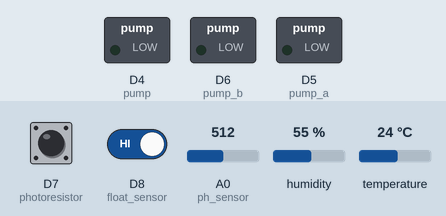
Bench run of a program on a simulated ESP8266 (NodeMCU). On the bench: switched loads named in the program (green lamp = pin HIGH). The test bench sets the inputs (shaded band); at power-on: A0 (ph_sensor) = 512, D8 (float_sensor) HIGH, D7 (photoresistor) HIGH, humidity 55 %, temperature 24 °C. WiFi joins after 1.5 s; servers stay silent unless stated; uploads are accepted with an empty reply; the local clock reads 2024-03-15 10:24:30 at power-on unless the program sets it; what the program prints to the serial monitor is not drawn.

Above: at 3.1 s.
3.2 s: A0 (ph_sensor) set to 527
At 9.6 s:
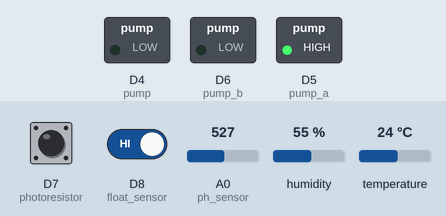
10.7 s: D8 (float_sensor) driven LOW
At 11.6 s:
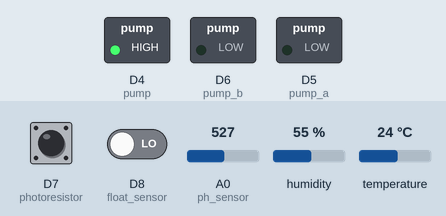
18.2 s: A0 (ph_sensor) set to 306
At 19.8 s:
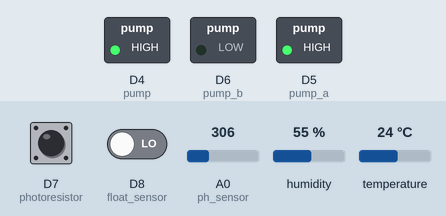
25.7 s: D8 (float_sensor) driven HIGH
At 29.8 s:
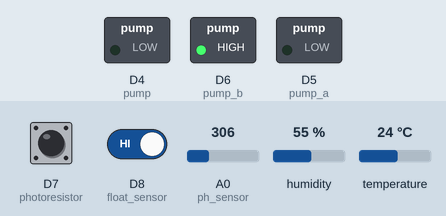
Timing chart, 0 to 41.7 s (numbered marks = the images above; inputs shaded):
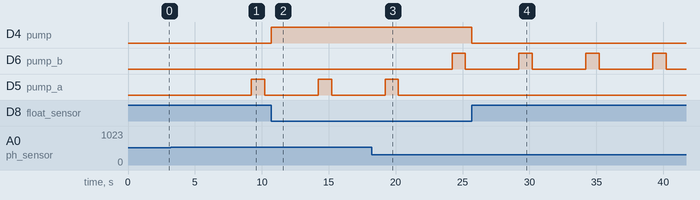

The program:

main.cpp
```cpp
#include <Arduino.h>
#define BLYNK_PRINT Serial
#include <ESP8266WiFi.h>
#include <ESP8266HTTPClient.h>
#include <WiFiClientSecure.h>
#include <BlynkSimpleEsp8266.h>
#include "DHT.h"
#include <LiquidCrystal_I2C.h>
#include <Wire.h>
#include <SimpleTimer.h>
#include <TimeLib.h>
#include <WidgetRTC.h>


#define DHTPIN D3
#define pump   D4
#define pump_a D5
#define pump_b D6
#define photoresistor D7
#define float_sensor D8

#define grow_light_pin 9
#define fan_pin 10

#define DHTTYPE DHT22

//define virtual pin in Blynk
#define BLYNK_PIN_WIFI_SIGNAL           V11
#define BLYNK_PIN_MIN_AIR_TEMP          V20
#define BLYNK_PIN_MAX_AIR_TEMP          V21
#define BLYNK_PIN_MIN_AIR_HUMIDITY      V22
#define BLYNK_PIN_MAX_AIR_HUMIDITY      V23
#define BLYNK_PIN_MIN_pH                V24
#define BLYNK_PIN_MAX_pH                V25
#define BLYNK_PIN_TIME_PUMP_ACID_ON     V26
#define BLYNK_PIN_TIME_PUMP_BASE_ON     V27
#define BLYNK_PIN_GROW_LIGHT            V28

#define BLYNK_PIN_PUMP_ON_OFF           V40
#define BLYNK_PIN_THRESHOLD             V73
//SimpleTimer timer;
WidgetRTC rtc;
WiFiClientSecure client;
char auth[] = "wYQzdV9DOeIhA_sMkxroL_U7AslDK3dC";
//setup lcd
LiquidCrystal_I2C lcd(0x27,20,4);

//ssid-password
const char* ssid     = "PNAnh";
const char* password = "pnanh123";
//variable of array
int temp;
int n=10;
float a[10];
//api googlesheet
const char* host = "script.google.com";
const char* host_local = "192.168.1.175";
const char* fingerprint = "ac b5 51 ec 4d d7 3a 05 36 fe 80 1a 63 05 82 a8 84 9c 0d ed";
String url;
//pin pH sensor
const int ph_sensor = A0;
int ph_value = 0;
int buf[10];
float phValue;
// Desired range for pH
float range_ph_high = 6.2;
float range_ph_low = 5.5;
// pH range that will immediately cause a pH correction
float range_ph_high_danger = 7.0;
float range_ph_low_danger = 5.0;
// prediction variables
float test_value, pred_value, mae, threshold;
String status_pH_sensor;
//Blynk variable
int wifisignal;
int MIN_AIR_TEMP_ALM = 10;
int MAX_AIR_TEMP_ALM = 50;
// time input variable
const int MAX_SCHEDULE = 1;          //number of available schedules
const int START_TIMER_PIN = V35;      //START_T IMER_PIN is the virtualpin of
unsigned long startseconds[MAX_SCHEDULE]; //th ine FIRST timerput pin. In case of
unsigned long stopseconds[MAX_SCHEDULE];    //MAX_SCHEDULE = 3, the widget pins
bool scheduleWeekDay[MAX_SCHEDULE][7];    //will be V10, V11 and V12
DHT dht(DHTPIN, DHTTYPE);
// sensor
int photoresistor_bool, float_sensor_bool;

//Widget LED
BlynkTimer timer;
WidgetLED led_pump_acid(V50);
WidgetLED led_pump_base(V51);
WidgetLED led_pump(V52);
WidgetLED led_growlight(V53);
WidgetLED led_fan(V54);

void setSchedule(const BlynkParam& param, int nSchedule)
{
  TimeInputParam t(param);
  Serial.println("timer updated");
  startseconds[nSchedule] =  t.getStartHour()*3600 + t.getStartMinute()*60;
  stopseconds[nSchedule]  =  t.getStopHour()*3600  + t.getStopMinute()*60;
  for(int day = 1; day <=7; day++) { scheduleWeekDay[nSchedule][day%7] = t.isWeekdaySelected(day); } //Time library starts week on Sunday=1, Blynk on Monday=1, need to translate Blynk value to time value!! AND need to run from 0-6 instead of 1-7
}

BLYNK_WRITE(V35) {
  TimeInputParam t(param);
  setSchedule(param,0);
  // Process start time

  if (t.hasStartTime())
  {
    Serial.println(String("Start: ") +
                   t.getStartHour() + ":" +
                   t.getStartMinute() + ":" +
                   t.getStartSecond());
  }
  else if (t.isStartSunrise())
  {
    Serial.println("Start at sunrise");
  }
  else if (t.isStartSunset())
  {
    Serial.println("Start at sunset");
  }
  else
  {
    // Do nothing
  }

  // Process stop time

  if (t.hasStopTime())
  {
    Serial.println(String("Stop: ") +
                   t.getStopHour() + ":" +
                   t.getStopMinute() + ":" +
                   t.getStopSecond());
  }
  else if (t.isStopSunrise())
  {
    Serial.println("Stop at sunrise");
  }
  else if (t.isStopSunset())
  {
    Serial.println("Stop at sunset");
  }
  else
  {
    // Do nothing: no stop time was set
  }

  // Process timezone
  // Timezone is already added to start/stop time

  Serial.println(String("Time zone: ") + t.getTZ());

  // Get timezone offset (in seconds)
  Serial.println(String("Time zone offset: ") + t.getTZ_Offset());

  // Process weekdays (1. Mon, 2. Tue, 3. Wed, ...)

  for (int i = 1; i <= 7; i++) {
    if (t.isWeekdaySelected(i)) {
      Serial.println(String("Day ") + i + " is selected");
    }
  }

  Serial.println();
}


void checkSchedule(){
  //setSchedule(,0);
  for (int nSchedule=0; nSchedule<MAX_SCHEDULE; nSchedule++){
    if( scheduleWeekDay[nSchedule][weekday()-1] )
    {    //Schedule is ACTIVE today
      unsigned long nowseconds =  hour()*3600 + minute()*60 + second();
      String s1 = String(nowseconds);
      String s2 = String(startseconds[0]);
      Serial.println("check schedule:");
      Serial.println(s1);
      Serial.println(s2);

      if(nowseconds >= startseconds[nSchedule] - 3 && nowseconds <= startseconds[nSchedule] + 3 )
      {  // 62s on 60s timer ensures 1 trigger command is sent
        //PUT YOUR START ACTIVITY CODE HERE!!
        Serial.println("Schedule started");
      //for example light up a LED at virtual pin 40
        Blynk.virtualWrite(V60, 200); //LED brightness runs from 0(off) to 255 (brightest)
      }
      if(nowseconds >= startseconds[nSchedule] - 3 && nowseconds <= stopseconds[nSchedule] + 3 )
      {
        Blynk.virtualWrite(V60, 200);
      }
      else   Blynk.virtualWrite(V60, 0);

      if(nowseconds >= stopseconds[nSchedule] - 3 && nowseconds <= stopseconds[nSchedule] + 3 )
      {
        //PUT YOUR STOP ACTIVITY CODE HERE!!
        Serial.println("Schedule ended");
        Blynk.virtualWrite(V60, 0);
      }//seconds
    }
    else Blynk.virtualWrite(V60, 0);
    //day
  }//for
}//checkSchedule
BLYNK_WRITE_DEFAULT()
{  //Read widget updates coming in from APP
  int pin = request.pin;
  //if(pin >= V35 && pin <= (START_TIMER_PIN + MAX_SCHEDULE) )
  Serial.println("check write:"+pin);
  if(pin == V35)
  {
      int nSchedule = pin - START_TIMER_PIN;
      Serial.println(String("Schedule ") + nSchedule + "update");
      setSchedule(param,nSchedule);

  }
  //you can add more vpin X checks in this route OR use BLYNK_WRITE(VX) as usual
}
BLYNK_WRITE(BLYNK_PIN_PUMP_ON_OFF)
{
  int boolean = param.asInt();
  if (boolean == 1)
  {
    digitalWrite(pump,HIGH);
    led_pump.on();
  }
  if (boolean == 0)
  {
    digitalWrite(pump,LOW);
    led_pump.off();
  }
}

void sendWifi()
{
  wifisignal = map(WiFi.RSSI(), -105, -40, 0, 100);
  Blynk.virtualWrite(BLYNK_PIN_WIFI_SIGNAL, wifisignal);
  //Serial.println(wifisignal);
}
void clockvalue() // Digital clock display of the time
{

  int gmthour = hour();
  if (gmthour == 24)
  {
    gmthour = 0;
  }
  String displayhour = String(gmthour, DEC);
  int hourdigits = displayhour.length();
  if (hourdigits == 1)
  {
    displayhour = "0" + displayhour;
  }


  String displayminute = String(minute(), DEC);
  int minutedigits = displayminute.length();
  if (minutedigits == 1)
  {
    displayminute = "0" + displayminute;
  }


  String displaysecond = String(second(), DEC);
  int seconddigits = displaysecond.length();
  if (seconddigits == 1)
  {
    displaysecond = "0" + displaysecond;
  }
  String timenow = displayhour + ":" + displayminute + ":" + displaysecond ;
  Blynk.virtualWrite(V1, timenow);
  Serial.println(timenow);
  //displaycurrenttimepluswifi = "                                          Clock:  " + displayhour + ":" + displayminute + "               Signal:  " + wifisignal + " %";
  //Blynk.setProperty(V3, "label", displaycurrenttimepluswifi);
}
BLYNK_APP_DISCONNECTED()
{
  Serial.println("App Disconnected.");
}
void datevalue()
{
  String displayday = String(day(), DEC);
  int daydigits = displayday.length();
  if (daydigits == 1)
  {
    displayday = "0" + displayday;
  }

  String displaymonth = String(month(), DEC);
  int monthdigits = displaymonth.length();
  if (monthdigits == 1)
  {
    displaymonth = "0" + displaymonth;
  }

  String currentDate = displayday + "/" + displaymonth + "/" + year();
     // Send date to the App
  Blynk.virtualWrite(V2, currentDate);
  Serial.print(currentDate);
  clockvalue();
  sendWifi();

}
BLYNK_CONNECTED() {
  // Synchronize time on connection
  rtc.begin();
  Blynk.syncAll();
}
BLYNK_WRITE(BLYNK_PIN_MIN_AIR_TEMP)
{
  // Get value as integer
    MIN_AIR_TEMP_ALM = param.asInt();
    Serial.print("V20:");
    Serial.println(MIN_AIR_TEMP_ALM);

}
BLYNK_WRITE(BLYNK_PIN_MAX_AIR_TEMP)
{

    MAX_AIR_TEMP_ALM = param.asInt();
    Serial.print("V21:");
    Serial.println(MAX_AIR_TEMP_ALM);

}

int MIN_AIR_HUMIDITY = 30;
BLYNK_WRITE(BLYNK_PIN_MIN_AIR_HUMIDITY)
{
  MIN_AIR_HUMIDITY = param.asInt(); // Get value as integer
  Serial.print("V22:");
  Serial.println(MIN_AIR_HUMIDITY);
}

int MAX_AIR_HUMIDITY = 95;
BLYNK_WRITE(BLYNK_PIN_MAX_AIR_HUMIDITY)
{
  MAX_AIR_HUMIDITY = param.asInt(); // Get value as integer
  Serial.print("V23:");
  Serial.println(MAX_AIR_HUMIDITY);
}
BLYNK_WRITE(BLYNK_PIN_MIN_pH)
{
  range_ph_low_danger = param.asFloat(); // Get value as integer
  Serial.print("V24:");
  Serial.println(range_ph_low_danger);
}
BLYNK_WRITE(BLYNK_PIN_MAX_pH)
{
  range_ph_high_danger = param.asFloat(); // Get value as integer
  Serial.print("V25:");
  Serial.println(range_ph_high_danger);
}

int TIME_PUMP_ACID_ON = 1000;
BLYNK_WRITE(BLYNK_PIN_TIME_PUMP_ACID_ON)
{
  TIME_PUMP_ACID_ON = param.asInt() * 1000; // Get value as seconds, converting to ms
  Serial.print("V26:");
  Serial.println(TIME_PUMP_ACID_ON);

}

int TIME_PUMP_BASE_ON = 1000;
BLYNK_WRITE(BLYNK_PIN_TIME_PUMP_BASE_ON)
{
  TIME_PUMP_BASE_ON = param.asInt() * 1000; // Get value as seconds, converting to ms
   Serial.print("V27:");
  Serial.println(TIME_PUMP_BASE_ON);
}
BLYNK_WRITE(BLYNK_PIN_GROW_LIGHT)
{
  int on_off = param.asInt();
  Serial.print("V28:");
  Serial.println(on_off);
}
BLYNK_WRITE(BLYNK_PIN_THRESHOLD)
{
  threshold = param.asFloat();
  Serial.print("V73:");
  Serial.println(threshold);
}
void turn_on_fan()
{
  digitalWrite(fan_pin, HIGH);
  Blynk.virtualWrite(V54, 200);
}
void turn_off_fan()
{
  digitalWrite(fan_pin, LOW);
  Blynk.virtualWrite(V54, 0);
}


float measure_ph()
{ //lưu 10 giá trị đọc từ cảm biến vào buffer
  for (int i = 0; i < 10; i++)
  {
    buf[i] = analogRead(ph_sensor);
    delay(30);
  }
  // sắp xếp giá trị trong buffer tăng dần
  for (int i = 0; i < 9; i++)
  {
    for (int j = i + 1; j < 10; j++)
    {
      if (buf[i] > buf[j])
      {
        temp = buf[i];
        buf[i] = buf[j];
        buf[j] = temp;
      }
    }
  }
  // lấy giá trị trung bình 6 giá trị ở giữa
  int avgValue = 0;
  for (int i = 2; i < 8; i++)
    avgValue += buf[i];
  float pHVol = (float)avgValue*  3.3 / 1024 / 6;
  //float phValue = 14* pHVol/3.3;
  //float phValue = 4.97*pHVol - 1.24;
  float phValue = 14*pHVol/3.3;
  return phValue;
}
void display_lcd(float t, float h, float phValue, int float_sensor, int photoresistor )
{
  //Page 1
  lcd.clear();
  lcd.setCursor(2,0);  // Print a message to the LCD
  lcd.print("Gia tri cam bien:");
  lcd.setCursor(0, 1);  // Print a message to the LCD
  lcd.print("Temp:");  lcd.print(t); lcd.print("oC");
  lcd.setCursor(0, 2);  // Print a message to the LCD
  lcd.print("Hud:");  lcd.print(h); lcd.print("%");
  lcd.setCursor(0, 3);  // Print a message to the LCD
  lcd.print("PH:");  lcd.print(phValue);
  // Page 2
  delay(2000);
  lcd.clear();
  lcd.setCursor(0,0);
  lcd.print("Float_sensor:"); lcd.print(float_sensor + String(" bool") );
  lcd.setCursor(0,1);
  lcd.print("Photoresistor:"); lcd.print(photoresistor + String(" bool") );


}
void sendSensor()
{
  float h = dht.readHumidity();
  float t = dht.readTemperature(); // or dht.readTemperature(true) for Fahrenheit
  phValue = measure_ph();
  Serial.println(phValue);
  // Xuất giá trị cảm biến ra lcd
  //display_lcd(t, h, phValue, float_sensor_bool, photoresistor_bool);

  if (isnan(h) || isnan(t))
  {
    Serial.println("Failed to read from DHT sensor!");
    //return;
    t = 50;
    h= 1000;
  }
  Serial.println(int(t));
  Serial.println(int(MAX_AIR_TEMP_ALM));
  if ( int(t) >= MAX_AIR_TEMP_ALM)
  {
    Blynk.notify("Temperature is too high: ");
    turn_on_fan();
    Serial.println("Turn on fan");

  }
  else turn_off_fan();

  if ( t <= float(MIN_AIR_TEMP_ALM))
  {
    Blynk.notify("Temperature is too low: ");

  }

   if ( h >= MAX_AIR_HUMIDITY)
  {
    Blynk.notify("Humidity is too high: ");

  }
   if ( h <= MIN_AIR_HUMIDITY)
  {
    Blynk.notify("Humidity is too low: ");

  }
   if ( phValue >= range_ph_high_danger)
  {
    Blynk.notify("pH is too high: ");

  }
   if ( phValue <= range_ph_low_danger)
  {
    Blynk.notify("pH is too low: ");

  }


  // You can send any value at any time.
  // Please don't send more that 10 values per second.
  Blynk.virtualWrite(V5, h);
  //delay(50);
  Blynk.virtualWrite(V6, t);
  //delay(50);
  Blynk.virtualWrite(V7, phValue);
}
void send_data_to_googlesheet() {

  client.setInsecure();
  Serial.print("connecting to ");
  Serial.println(host);

  const int httpPort = 443;
  if (!client.connect(host, httpPort)) {
    Serial.println("connection failed");
    //return;
  }


 if (client.verify(fingerprint,host )) {
  Serial.println("certificate matches");
  } else {
  Serial.println("certificate doesn't match");
  }

  float h = dht.readHumidity();
  float t = dht.readTemperature();
  //Serial.println(t);
  //Serial.println(h);
  if (isnan(h) || isnan(t)) {
     Serial.println("Failed to read from DHT sensor!");
     t = 50;
     h = 1000;
      //return;
  }


  url = "/macros/s/AKfycbywGIJQEbRYQUY7ROeF7jTHdO91HbiNHAQtq9qYDGLn5-obhTZjYQPcJT-oLv0X7_m8/exec?value1="+ String(t)+
        "&value2=" + String(h) + "&value3=" + String(phValue) + "&value4=" + String(test_value)
        + "&value5=" + String(pred_value) + "&value6=" + String(mae) + "&value7=" + status_pH_sensor;
  Serial.print("Requesting URL: ");
  Serial.println(url);

  client.print(String("GET ") + url + " HTTP/1.1\r\n" +
               "Host: " + host + "\r\n" +
               "Connection: close\r\n\r\n");
  delay(500);
  String section="header";
  while(client.available()){
    String line = client.readStringUntil('\r');
    Serial.print(line);
  }
  Serial.println();
  Serial.println("closing connection");
}
void send_data_to_webserver()
{
  float h = dht.readHumidity();
  float t = dht.readTemperature(); // or dht.readTemperature(true) for Fahrenheit

  if (isnan(h) || isnan(t))
  {
    t = 50;
    h = 100;
    Serial.println("Failed to read from DHT sensor!");
    //return;
  }
 for (int i=0; i<n; i++)
  {
  if (a[i] == 0) a[i] = phValue ;

  }
  temp = a[n-1];
  for (int i=n-1;i>=0;i--)
  {
    a[i+1] = a[i];
  }
   a[0] = phValue;

for (int i=0; i<n; i++)
  {
  Serial.print(a[i]);
  Serial.print(" ");
  }
  Serial.println();

if (WiFi.status() == WL_CONNECTED) { //Check WiFi connection status

    HTTPClient http;  //Declare an object of class HTTPClient

    http.begin("http://192.168.1.11:6868/predict?value1="+String(a[0],2)
                                                +"&value2="+String(a[1],2)
                                                +"&value3="+String(a[2],2)
                                                +"&value4="+String(a[3],2)
                                                +"&value5="+String(a[4],2)
                                                +"&value6="+String(a[5],2)
                                                +"&value7="+String(a[6],2)
                                                +"&value8="+String(a[7],2)
                                                +"&value9="+String(a[8],2)
                                                +"&value10="+String(a[9],2)
                                                );
    String test_code;
    test_code = ("http://192.168.1.11:6868/predict?value1="+String(a[0],2)
                                                +"&value2="+String(a[1],2)
                                                +"&value3="+String(a[2],2)
                                                +"&value4="+String(a[3],2)
                                                +"&value5="+String(a[4],2)
                                                +"&value6="+String(a[5],2)
                                                +"&value7="+String(a[6],2)
                                                +"&value8="+String(a[7],2)
                                                +"&value9="+String(a[8],2)
                                                +"&value10="+String(a[9],2)
                                                );
                                                Serial.println(test_code);
    int httpCode = http.GET(); //Send the request
    if (httpCode > 0) { //Check the returning code

      String payload = http.getString();   //Get the request response payload
      Serial.println(payload);             //Print the response payload
      int index1, index2, index3;
      index1 = payload.indexOf("a");
      index2 = payload.indexOf("b");
      index3 = payload.indexOf("c");

      String data1, data2, data3;
      data1 = payload.substring(0, index1);
      data2 = payload.substring(index1 + 1, index2);
      data3 = payload.substring(index2 + 1, index3);

      test_value = data1.toFloat();
      pred_value = data2.toFloat();
      mae        = data3.toFloat();

      Serial.println(test_value);
      Serial.println(pred_value);
      Serial.println(mae);


      Blynk.virtualWrite(V70, test_value);
      Blynk.virtualWrite(V71, pred_value);
      Blynk.virtualWrite(V72, mae);

      if (mae > threshold)
      {
        status_pH_sensor = "Anomaly_Detection";
        Blynk.virtualWrite(V74, status_pH_sensor);
      }
      else
       {
        status_pH_sensor = "Normal";
        Blynk.virtualWrite(V74, status_pH_sensor);
      }
    }

    http.end();   //Close connection

  }


}
void peristaltic_pump()//pump_a = acid
{

  //float phValue = measure_ph();
  //Serial.println(phValue);
  if (phValue < range_ph_low_danger)
  {
    digitalWrite(pump_b,HIGH); // add base solution
    led_pump_base.on();
    delay(TIME_PUMP_BASE_ON);
    digitalWrite(pump_b,LOW);
    led_pump_base.off();
    Serial.println("add base");
  }
  else if(phValue > range_ph_high_danger)
  {
    digitalWrite(pump_a,HIGH); // add acid solution
    led_pump_acid.on();
    delay(TIME_PUMP_ACID_ON);
    digitalWrite(pump_a,LOW);
    led_pump_acid.off();
    Serial.println("add acid");


  }
}

void ICACHE_RAM_ATTR growlight()
{
  photoresistor_bool = digitalRead(photoresistor);
  if (photoresistor_bool == HIGH)
  {
    led_growlight.on();
    Serial.println("TURN ON GROW LIGHT");
    digitalWrite(grow_light_pin, HIGH);
  }
  else if (photoresistor_bool == LOW)
  {
    led_growlight.off();
    Serial.println("TURN OFF GROW LIGHT");
    digitalWrite(grow_light_pin, LOW);
  }

}

void ICACHE_RAM_ATTR pump_water()
{
  led_pump.on();
  //Serial.println("bơm nước");
  float_sensor_bool = digitalRead(float_sensor);
  if (float_sensor_bool == LOW)
  {
    digitalWrite(pump,HIGH);
    Serial.println("pumping");
    led_pump.on();
  }
  else if(float_sensor_bool == HIGH)
  {
    digitalWrite(pump,LOW);
    Serial.println("not pumping");
    led_pump.off();
  }


}
void setup() {
  //lcd init
  /*
  lcd.init();       //Start the LC communication
  lcd.backlight();  //Turn on backlight for LCD
  lcd.setCursor(6, 0);  // Print a message to the LCD
  lcd.print("Loading:");
  */
  //define pinmode
  pinMode(pump_a, OUTPUT);
  pinMode(pump_b, OUTPUT);
  pinMode(pump, OUTPUT);
  pinMode(photoresistor,INPUT_PULLUP);
  pinMode(float_sensor, INPUT_PULLUP);
  //pinMode(fan_pin, OUTPUT);
  //pinMode(grow_light_pin, OUTPUT);
  //
  Serial.begin(115200);
  delay(100);
  dht.begin();
  Serial.println();
  Serial.println();
  Serial.print("Connecting to ");
  Serial.println(ssid);

  WiFi.begin(ssid, password);
  while (WiFi.status() != WL_CONNECTED) {
    delay(500);
    Serial.print(".");
  }

  Serial.println("");
  Serial.println("WiFi connected");
  Serial.println("IP address: ");
  Serial.println(WiFi.localIP());
  Serial.print("Netmask: ");
  Serial.println(WiFi.subnetMask());
  Serial.print("Gateway: ");
  Serial.println(WiFi.gatewayIP());
  Blynk.begin(auth, ssid, password, IPAddress(192,168,1,11),8080);
  timer.setInterval(1000L, sendSensor);
  timer.setInterval(5000L, datevalue);
  timer.setInterval(5000L, send_data_to_googlesheet);
  timer.setInterval(5000L, send_data_to_webserver);
  timer.setInterval(5000L, peristaltic_pump);
  timer.setInterval(5000L, checkSchedule);
  attachInterrupt(digitalPinToInterrupt(photoresistor), growlight, CHANGE);
  attachInterrupt(digitalPinToInterrupt(float_sensor), pump_water, CHANGE);
}

void loop()
{
  Blynk.run();
  timer.run();
}
```

Measured:
- the behaviour switches between 512 and 513 on A0 (ph_sensor) (found by bisection; images 0 and 1)
- after the input at 3.2 s, D5 (pump_a): LOW → HIGH after 6.0 s, → LOW 1.0 s later
- after the input at 10.7 s, D4 (pump): LOW → HIGH at once
- after the input at 18.2 s, D6 (pump_b): LOW → HIGH after 6.0 s, → LOW 1.0 s later; D5 (pump_a): goes on until 20.2 s, then stays LOW
- after the input at 25.7 s, D4 (pump): HIGH → LOW at once
